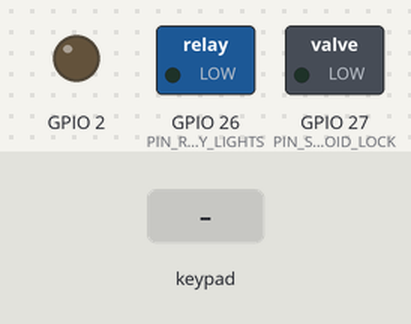
This sketch was run on a simulated ESP32. On the bench: switched loads named in the sketch (green lamp = pin HIGH), output pins drawn as LEDs (lit = HIGH). Dashed ring = blinking. Inputs (shaded band) come from the test bench. WiFi joins after 1.5 s; servers stay silent unless stated; network time is answered at once with the bench clock; the local clock reads 2024-03-15 10:24:30 at power-on unless the sketch sets it; the Firebase database answers and starts empty; what the sketch prints to the serial monitor is not drawn.

Above: at 3.2 s.
3.3 s: keypad keys 2 3 2 2 2 1 1 9 # pressed 0.4 s apart
At 6.8 s:
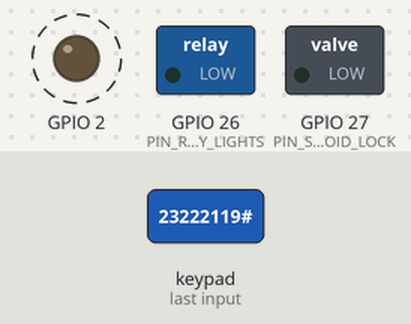
8.4 s: key 'A' pressed
9.9 s: key 'B' pressed
11.4 s: keypad keys 2 3 2 2 2 1 1 9 * pressed 0.4 s apart
16.5 s: key 'C' pressed
18.0 s: keypad keys 2 3 2 2 2 1 1 9 A pressed 0.4 s apart
Timing chart, 0 to 21.0 s (numbered marks = the images above; inputs shaded):
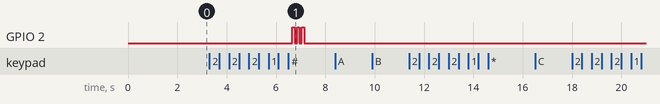

The sketch:

ESP32Code.ino
```cpp
#include <WiFi.h>
#include <FirebaseESP32.h>
#include <Keypad.h>
#include <NTPClient.h>
#include <WiFiUdp.h>

// ================= TODO: UPDATE YOUR CREDENTIALS =================
#define WIFI_SSID "KoenigseggOne1"
#define WIFI_PASSWORD "gwt110199"
#define FIREBASE_HOST "localtest-0327-default-rtdb.asia-southeast1.firebasedatabase.app"
#define FIREBASE_AUTH "GPK6p0wRo1MRLG0woe3t4sisdGss9jMvaLl2Lq8s"

#define ROOM_ID "room_001" // The ID of this specific room controller

// ================= HARDWARE PIN DEFINITIONS =================
const int PIN_RELAY_LIGHTS = 26;
const int PIN_SOLENOID_LOCK = 27;

// Keypad Setup (Adjust pins based on your wiring)
const byte ROWS = 4;
const byte COLS = 4;
char keys[ROWS][COLS] = {
  {'1','2','3','A'},
  {'4','5','6','B'},
  {'7','8','9','C'},
  {'*','0','#','D'}
};
byte rowPins[ROWS] = {23, 22, 21, 19};
byte colPins[COLS] = {18, 5, 17, 16};
Keypad keypad = Keypad( makeKeymap(keys), rowPins, colPins, ROWS, COLS );

// ================= GLOBALS =================
FirebaseData firebaseData;
FirebaseConfig config;
FirebaseAuth auth;

WiFiUDP ntpUDP;
// Update offset for your timezone (e.g., UTC+8 = 8 * 3600 = 28800)
NTPClient timeClient(ntpUDP, "pool.ntp.org", 0);

String inputCode = "";
unsigned long unlockStartTime = 0;
bool isUnlocked = false;
const int UNLOCK_DURATION_MS = 5000; // Keep door open for 5 seconds

void setup() {
  Serial.begin(115200);
  pinMode(PIN_RELAY_LIGHTS, OUTPUT);
  pinMode(PIN_SOLENOID_LOCK, OUTPUT);
  // Initialize outputs to OFF state (assuming active HIGH relay/lock driver)
  digitalWrite(PIN_RELAY_LIGHTS, LOW);
  digitalWrite(PIN_SOLENOID_LOCK, LOW);

  connectToWiFi();
  configTime(0, 0, "pool.ntp.org");

  // === FIX 1: KEYPAD SENSITIVITY (DEBOUNCE) ===
  // Increases stability. If keys still double-press, increase to 100.
  keypad.setDebounceTime(50);
  timeClient.begin();

  // === FIX 2: WAIT FOR VALID TIME ===
  Serial.print("Waiting for time sync...");
  while (timeClient.getEpochTime() < 1600000000) { // Wait until year > 2020
      timeClient.update();
      delay(500);
      Serial.print(".");
  }
  Serial.println("\nTime Synced!");
// === NEW LINES TO ADD HERE ===
  // 1. Set the size of the SSL buffer to handle larger certificates
  firebaseData.setBSSLBufferSize(1024 * 4 /* Rx buffer size */, 1024 /* Tx buffer size */);

  // 2. Set the timeout higher to avoid cutting off slow connections
  config.timeout.serverResponse = 10 * 1000;
  // ==============================


  // Firebase Setup
  config.host = FIREBASE_HOST;
  config.signer.tokens.legacy_token = FIREBASE_AUTH;
  Firebase.begin(&config, &auth);
  Firebase.reconnectWiFi(true);
}

void loop() {
  timeClient.update();
  handleKeypad();
  handleLockTimer();
}

void connectToWiFi() {
  Serial.print("Connecting to WiFi");
  WiFi.begin(WIFI_SSID, WIFI_PASSWORD);
  while (WiFi.status() != WL_CONNECTED) {
    Serial.print(".");
    delay(500);
  }
  Serial.println();
  Serial.print("Connected IP: ");
  Serial.println(WiFi.localIP());
}

void handleKeypad() {
  char key = keypad.getKey();
  if (key) {
    Serial.print("Key Pressed: "); Serial.println(key);

    if (key == '#') {
      // '#' signifies end of entry, check code
      if (inputCode.length() > 0) {
        checkAccessCode(inputCode);
        inputCode = ""; // Clear buffer
      }
    } else if (key == '*') {
       inputCode = ""; // Clear buffer if mistake made
       Serial.println("Buffer Cleared");
    } else if (key == 'A') {
      if (inputCode.length() > 0) {
        inputCode.remove(inputCode.length() - 1); // Delete last char
        Serial.println("Backspace: " + inputCode);
      } else {
        Serial.println("Buffer empty");
      }
    } else {
      inputCode += key; // Append number
    }
  }
}

void checkAccessCode(String enteredCode) {
  Serial.println("Checking code: " + enteredCode + " with Firebase...");

  // Construct path: /rooms/room_001/active_codes/123456
  String path = "/rooms/" + String(ROOM_ID) + "/active_codes/" + enteredCode;

  if (Firebase.get(firebaseData, path)) {
    if (firebaseData.dataType() == "json") {
      Serial.println("Code found! Checking time validity...");
      FirebaseJson &json = firebaseData.jsonObject();

      unsigned long currentEpoch = timeClient.getEpochTime();
      long startTime = 0;
      long endTime = 0;
      bool useLights = false;
      bool hasCheckedIn = false; // New variable

      FirebaseJsonData jsonData;
      json.get(jsonData, "start_time");
      if (jsonData.success) startTime = jsonData.intValue;
      json.get(jsonData, "end_time");
      if (jsonData.success) endTime = jsonData.intValue;
      json.get(jsonData, "use_lights");
      if (jsonData.success) useLights = jsonData.boolValue;
      json.get(jsonData, "has_checked_in");
      if (jsonData.success) hasCheckedIn = jsonData.boolValue;

      Serial.printf("Current Time: %lu, Start: %ld, End: %ld\n", currentEpoch, startTime, endTime);

      // === 15 MINUTE RULE LOGIC ===
      long lateLimit = startTime + (15 * 60); // 15 mins in seconds


      if (currentEpoch >= startTime && currentEpoch < endTime) {
        if (hasCheckedIn) {
           // Case A: They checked in before. Let them re-enter anytime during booking.
           Serial.println("ACCESS GRANTED (Re-entry)");
           grantAccess(useLights);
        }
        else {
           // Case B: First time entering. Are they late?
           if (currentEpoch > lateLimit) {
             Serial.println("ACCESS DENIED: Check-in time (15m) exceeded.");
             blinkFeedback(3); // Error blink

             // Optional: Delete the booking from DB since it's invalid now
             // Firebase.deleteNode(firebaseData, path);
           }
           else {
             // Case C: First time entering, and they are ON TIME.
             Serial.println("ACCESS GRANTED (First Check-in)");

             // IMPORTANT: Mark them as checked in!
             // We update ONLY the specific boolean field to save data
             Firebase.setBool(firebaseData, path + "/has_checked_in", true);

             grantAccess(useLights);
           }
          }
        }

      else {
        Serial.println("ACCESS DENIED: Code expired or not yet active.");
        blinkFeedback(3); // Blink error feedback
      }

    }
    else {
       Serial.println("ACCESS DENIED: Code not found or invalid format.");
       blinkFeedback(3);
    }
  } else {
    Serial.print("Error in Firebase read: ");
    Serial.println(firebaseData.errorReason());
    blinkFeedback(3);
  }
}

void grantAccess(bool turnOnLights) {
  digitalWrite(PIN_SOLENOID_LOCK, HIGH); // Unlock door
  if (turnOnLights) {
      digitalWrite(PIN_RELAY_LIGHTS, HIGH); // Turn on lights
  }
  isUnlocked = true;
  unlockStartTime = millis();
}

void handleLockTimer() {
  if (isUnlocked && (millis() - unlockStartTime > UNLOCK_DURATION_MS)) {
    digitalWrite(PIN_SOLENOID_LOCK, LOW); // Lock door again
    // Note: We are NOT turning off lights here automatically in this example.
    // You might want another timer logic or a manual switch to turn them off.
    isUnlocked = false;
    Serial.println("Door Relocked");
  }
}

// Simple visual feedback on the ESP32 built-in LED (usually pin 2) if something goes wrong
void blinkFeedback(int times) {
   pinMode(2, OUTPUT);
   for(int i=0; i<times; i++){
      digitalWrite(2, HIGH); delay(100); digitalWrite(2, LOW); delay(100);
   }
}
```

Measured:
- after the input at 3.3 s, GPIO 2: alternates HIGH for 0.10 s and LOW for 0.10 s, 6 changes in all, then stays LOW, starting after 3.4 s
- after the input at 8.4 s, every drawn part: stays the same
- after the input at 9.9 s, every drawn part: stays the same
- after the input at 11.4 s, every drawn part: stays the same
- after the input at 16.5 s, every drawn part: stays the same
- after the input at 18.0 s, every drawn part: stays the same
